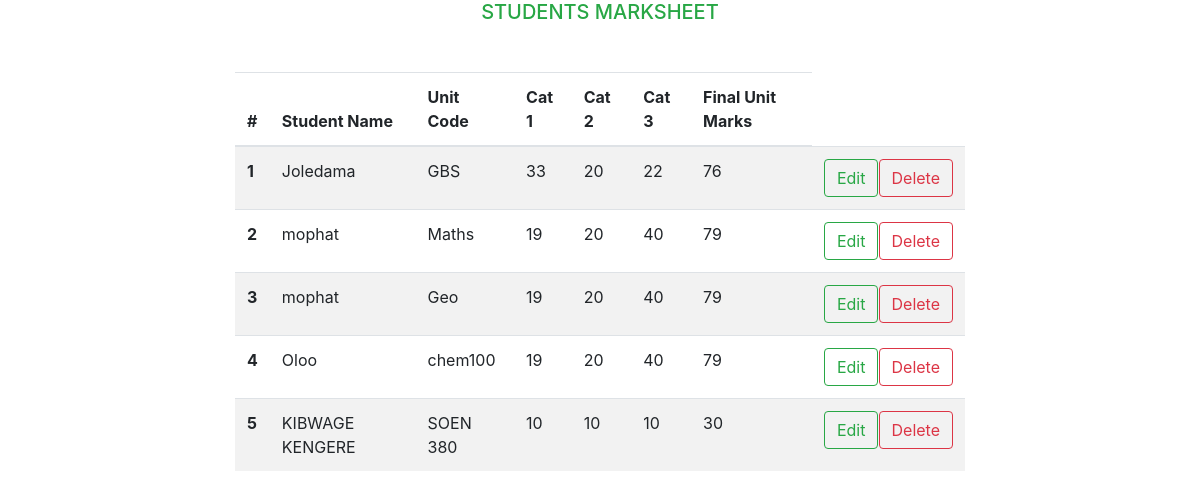
Page /class/view_marksheet on the committed database.
### class/models.py (models this page shows)
class Class (models.Model):
    std_name = models.CharField( max_length=200, null=True , blank=True )
    unit_code = models.CharField(max_length=200, null=True , blank=True)
    cat1 = models.IntegerField(null=True , blank=True)
    cat2 = models.IntegerField(null=True , blank=True)
    cat3 = models.IntegerField(null=True , blank=True)
    final_exam_grade = models.IntegerField(default=0)
    def __str__ (self):
     return self.std_name or ''

### class/views.py (the view)
# urls.py: path('view_marksheet', views.view_marksheet,name='marksheets'),
def view_marksheet(request):
    markSheets = Class.objects.all()
    print(markSheets)
    return render(request , 'class/view_marksheet.html',{'markSheets':markSheets})

### templates/class/view_marksheet.html
{% extends 'base.html'%} {% block content%} {%if submitted%} {%endif%}
<table class="table table-striped mt-5">
  <h5 class="text-success w-bold text-center">STUDENTS MARKSHEET</h5>
  <thead>
    <tr>
      <th scope="col">#</th>
      <th scope="col">Student Name</th>
      <th scope="col">Unit Code</th>
      <th scope="col">Cat 1</th>
      <th scope="col">Cat 2</th>
      <th scope="col">Cat 3</th>
      <th scope="col">Final Unit Marks</th>
    </tr>
  </thead>
  <tbody>
    {% for marksheet in markSheets %}
    <tr>
      <th scope="row">{{marksheet.id}}</th>
      <td>{{marksheet.std_name}}</td>
      <td>{{marksheet.unit_code}}</td>
      <td>{{marksheet.cat1}}</td>
      <td>{{marksheet.cat2}}</td>
      <td>{{marksheet.cat3}}</td>
      <td>{{marksheet.final_exam_grade}}</td>
      <td>
        <div class="d-flex justify-content-between">
          <a
            href=" {%url 'class:updatemarksheets' marksheet.id%} "
            type="button"
            class="btn btn-outline-success"
            >Edit</a
          >
          <a href="#" type="button" class="btn btn-outline-danger">Delete</a>
        </div>
      </td>
    </tr>
    {% endfor %}
  </tbody>
</table>
{% endblock %}

### templates/base.html (shortened to what this page needs)
{% load static %}
<!DOCTYPE html>
<html lang="en">
  <head>
    <link
      rel="stylesheet"
      href="https://stackpath.bootstrapcdn.com/bootstrap/4.3.1/css/bootstrap.min.css"
    />
    <link rel="stylesheet" href="{% static 'css/styles.css' %}" />
  </head>
  <body>
    <div class="container">
      <div class="row">
        <div class="col-md-8 m-auto">
          {% block content %}{% endblock %}
        </div>
      </div>
    </div>
  </body>
</html>

### rows in the picture
Class: id "1", std_name "Joledama", unit_code "GBS", cat1 "33", cat2 "20", cat3 "22", final_exam_grade "76"
Class: id "2", std_name "mophat", unit_code "Maths", cat1 "19", cat2 "20", cat3 "40", final_exam_grade "79"
Class: id "3", std_name "mophat", unit_code "Geo", cat1 "19", cat2 "20", cat3 "40", final_exam_grade "79"
Class: id "4", std_name "Oloo", unit_code "chem100", cat1 "19", cat2 "20", cat3 "40", final_exam_grade "79"
Class: id "5", std_name "KIBWAGE KENGERE", unit_code "SOEN 380", cat1 "10", cat2 "10", cat3 "10", final_exam_grade "30"
